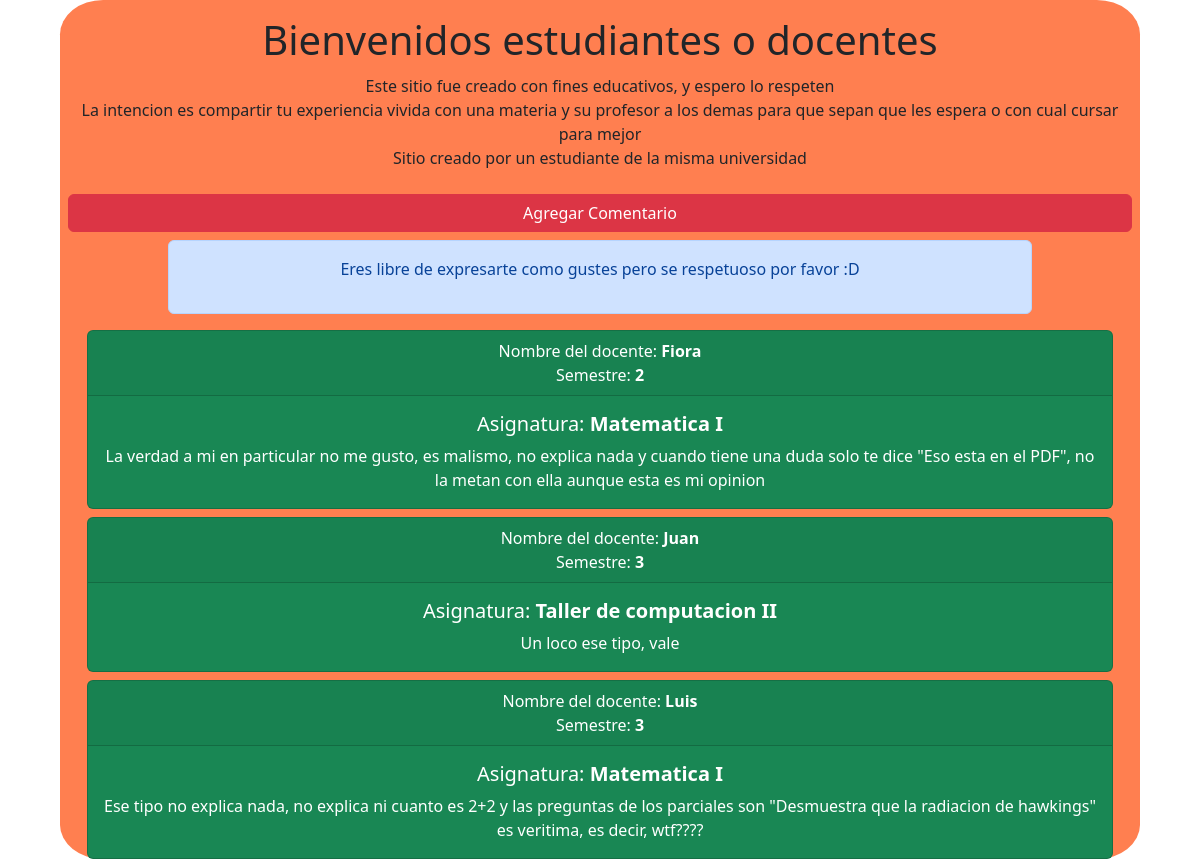
/, run on an earlier commit of the app's database.
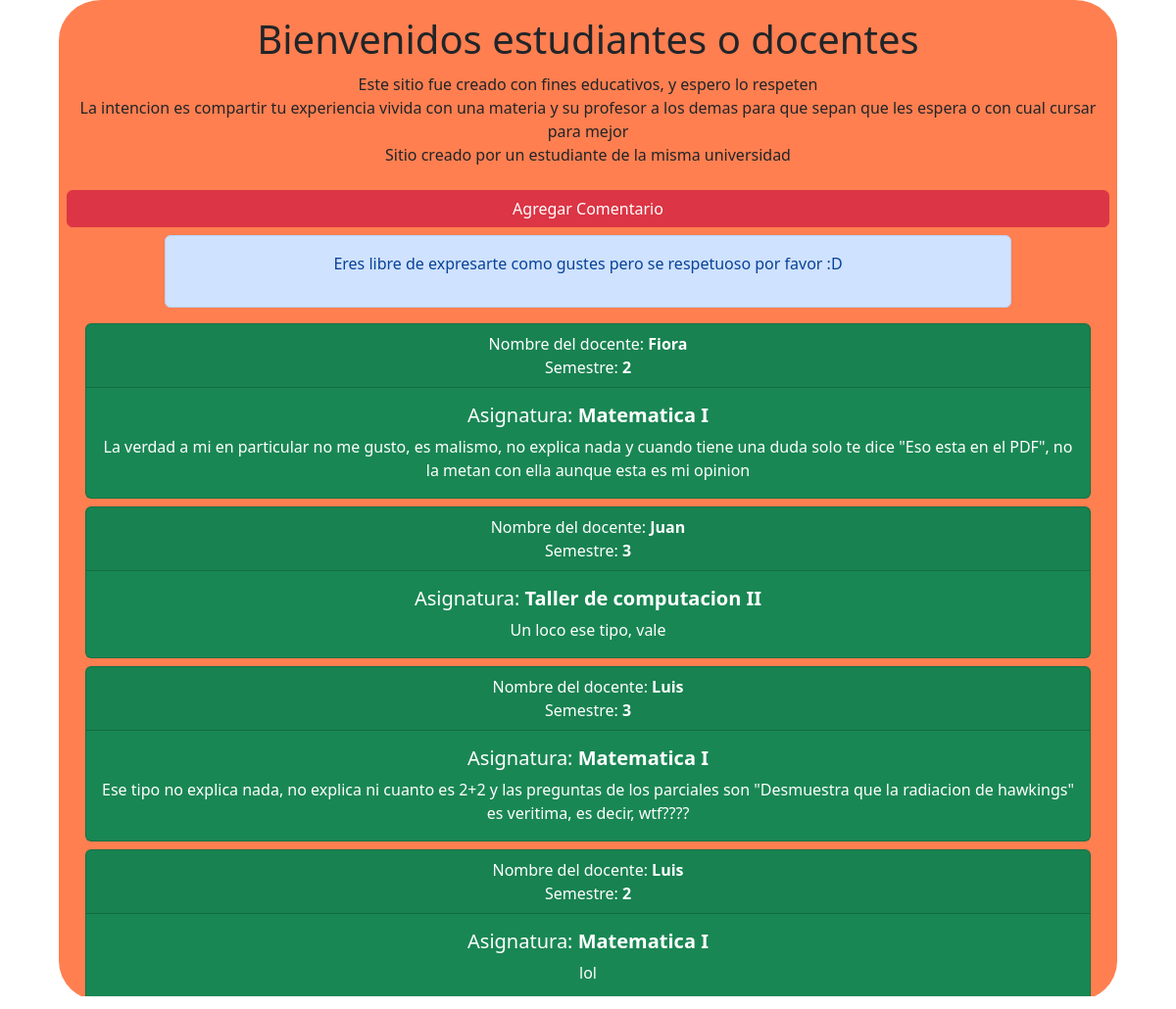
And on a later commit of the database.
### Notes/models.py (models this page shows)
class DataProfessor(models.Model):
    name_professor=models.CharField(max_length=26)
    number_semester=models.IntegerField()
    course=models.CharField(max_length=20, default=0)
    content=models.CharField(max_length=300)
    created=models.DateTimeField(auto_now_add=True)

### Notes/views.py (the view, shortened to what this page needs)
# urls.py: path('', views.main, name='main'),
def main(request):
    allData = DataProfessor.objects.all()
    return render(request,'index.html', {'allData':allData})

### Notes/templates/index.html (shortened to what this page needs)
{% load static %}
<!DOCTYPE html>
<html lang="en">
    <head>
    <link href="https://cdn.jsdelivr.net/npm/bootstrap@5.2.0-beta1/dist/css/bootstrap.min.css" rel="stylesheet">
    <link rel="stylesheet" href="{% static 'css/index.css' %}">
</head>
<body>
    <main>
        <div class="divMain">
            <div style="padding: 1rem;">
                <h1 style="margin-bottom: 10px;">Bienvenidos estudiantes o docentes</h1>
                <p style="margin: 0%;">Este sitio fue creado con fines educativos, y espero lo respeten</p>
                <p style="margin: 0%;">La intencion es compartir tu experiencia vivida con una materia y su profesor a los demas para que sepan que les espera o con cual cursar para mejor</p>
                <p style="margin: 0%;">Sitio creado por un estudiante de la misma universidad</p>
            </div>
            <div class="d-grid gap-2 btn-addComment">
                <button class="btn btn-danger" type="button" data-bs-toggle="modal" data-bs-target="#staticBackdrop">Agregar Comentario</button>
            </div>
            <section class="alert alert-primary" role="alert" style="width: 80%; height: 30%; margin-left: auto; margin-right: auto;">
                {% if request.method == 'POST' %}
                    {% if err.name == None and err.semester == None and err.comment == None %}
                        <p>Su mensaje ha sido enviado con exito</p>
                    {% endif %}
                {% else %}
                    <p>Eres libre de expresarte como gustes pero se respetuoso por favor :D</p>
                {% endif %}
            </section>
            <section>
                {% for data in allData %}
                    <div class="shareCard card text-bg-success">
                        <div class="card-header">
                          Nombre del docente: <strong>{{data.name_professor}}</strong>
                          <br>
                          Semestre: <strong>{{data.number_semester}}</strong>
                        </div>
                        <div class="card-body">
                          <h5 class="card-title">Asignatura: <strong>{{data.course}}</strong></h5>
                          <p class="card-text">{{data.content}}</p>
                        </div>
                    </div>
                {% endfor %}
            </section>
        </div>
    </main>
</body>
</html>

What changed in the data, as far as the page shows it:
added DataProfessor: name_professor "Luis", number_semester "2", course "Matematica I", content "lol"
